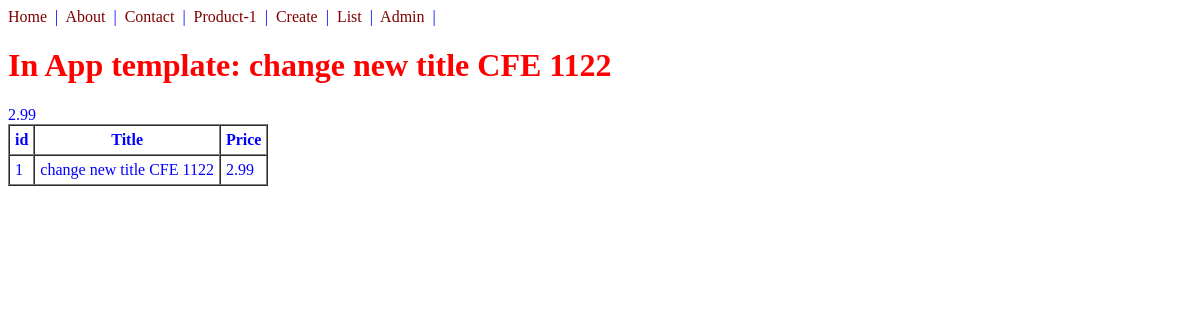
The app's page /products/product/ with its own data.
### products/models.py (models this page shows, shortened)
class Product(models.Model):
    title = models.CharField(max_length=100)
    description = models.TextField(null=True)
    price = models.DecimalField(max_digits=10, decimal_places=2)

### products/views.py (the view)
# urls.py: path('product/', product_detail_view),
def product_detail_view(request):
    obj = Product.objects.get(id=1)
    context = {
        'object':obj
    }
    return render(request, "products/product_detail.html",context)

### products/templates/products/product_detail.html
{% extends 'base.html' %}
{% block content %}
<h1>In App template: {{object.title}}</h1>
{{object.price}}
<table border="1" cellpadding="5" cellspacing="0">
    <tr>
        <th>id</th>
        <th>Title</th>
        <th>Price</th>
    </tr>
    <tr>
        <td>{{object.id}}</td>
        <td>{{object.title}}</td>
        <td>{{object.price}}</td>
    </tr>
</table>
{% endblock %}

### static/css/style.css (style rules this page uses)
body { color: blue }
h1 { color: red }

### records on screen
Product: title "change new title CFE 1122", price "2.99", id "1"
